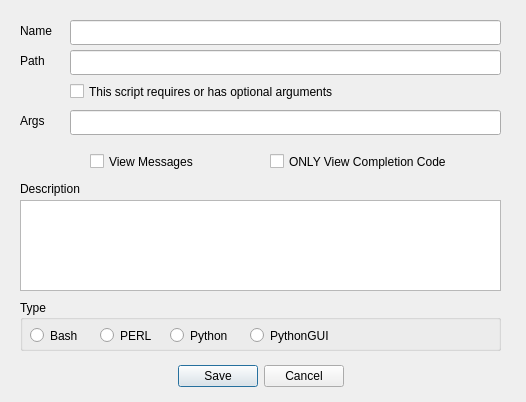
<?xml version="1.0" encoding="UTF-8"?>
<ui version="4.0">
 <class>ScriptEntry</class>
 <widget class="QDialog" name="ScriptEntry">
  <property name="geometry">
   <rect>
    <x>0</x>
    <y>0</y>
    <width>526</width>
    <height>402</height>
   </rect>
  </property>
  <property name="windowTitle">
   <string>Script Entry</string>
  </property>
  <widget class="QDialogButtonBox" name="buttonBox">
   <property name="geometry">
    <rect>
     <x>0</x>
     <y>360</y>
     <width>521</width>
     <height>32</height>
    </rect>
   </property>
   <property name="orientation">
    <enum>Qt::Horizontal</enum>
   </property>
   <property name="standardButtons">
    <set>QDialogButtonBox::Cancel|QDialogButtonBox::Save</set>
   </property>
   <property name="centerButtons">
    <bool>true</bool>
   </property>
  </widget>
  <widget class="QLabel" name="lbl_Name">
   <property name="geometry">
    <rect>
     <x>20</x>
     <y>20</y>
     <width>51</width>
     <height>21</height>
    </rect>
   </property>
   <property name="text">
    <string>Name</string>
   </property>
  </widget>
  <widget class="QLabel" name="lbl_Path">
   <property name="geometry">
    <rect>
     <x>20</x>
     <y>50</y>
     <width>51</width>
     <height>21</height>
    </rect>
   </property>
   <property name="text">
    <string>Path</string>
   </property>
  </widget>
  <widget class="QLabel" name="lbl_Desc">
   <property name="geometry">
    <rect>
     <x>20</x>
     <y>180</y>
     <width>121</width>
     <height>17</height>
    </rect>
   </property>
   <property name="text">
    <string>Description</string>
   </property>
  </widget>
  <widget class="QLineEdit" name="txt_Name">
   <property name="geometry">
    <rect>
     <x>70</x>
     <y>20</y>
     <width>431</width>
     <height>25</height>
    </rect>
   </property>
  </widget>
  <widget class="QLineEdit" name="txt_Path">
   <property name="geometry">
    <rect>
     <x>70</x>
     <y>50</y>
     <width>431</width>
     <height>25</height>
    </rect>
   </property>
  </widget>
  <widget class="QTextEdit" name="txt_Desc">
   <property name="geometry">
    <rect>
     <x>20</x>
     <y>200</y>
     <width>481</width>
     <height>91</height>
    </rect>
   </property>
  </widget>
  <widget class="QGroupBox" name="box_Type">
   <property name="geometry">
    <rect>
     <x>20</x>
     <y>300</y>
     <width>481</width>
     <height>51</height>
    </rect>
   </property>
   <property name="title">
    <string>Type</string>
   </property>
   <widget class="QRadioButton" name="btn_typeBash">
    <property name="geometry">
     <rect>
      <x>10</x>
      <y>20</y>
      <width>61</width>
      <height>31</height>
     </rect>
    </property>
    <property name="text">
     <string>Bash</string>
    </property>
   </widget>
   <widget class="QRadioButton" name="btn_typePerl">
    <property name="geometry">
     <rect>
      <x>80</x>
      <y>20</y>
      <width>61</width>
      <height>31</height>
     </rect>
    </property>
    <property name="text">
     <string>PERL</string>
    </property>
   </widget>
   <widget class="QRadioButton" name="btn_typePython">
    <property name="geometry">
     <rect>
      <x>150</x>
      <y>20</y>
      <width>81</width>
      <height>31</height>
     </rect>
    </property>
    <property name="text">
     <string>Python</string>
    </property>
   </widget>
   <widget class="QRadioButton" name="btn_typePythonGUI">
    <property name="geometry">
     <rect>
      <x>230</x>
      <y>20</y>
      <width>106</width>
      <height>31</height>
     </rect>
    </property>
    <property name="text">
     <string>PythonGUI</string>
    </property>
   </widget>
  </widget>
  <widget class="QLabel" name="lbl_Parms">
   <property name="geometry">
    <rect>
     <x>20</x>
     <y>110</y>
     <width>51</width>
     <height>21</height>
    </rect>
   </property>
   <property name="text">
    <string>Args</string>
   </property>
  </widget>
  <widget class="QLineEdit" name="txt_Args">
   <property name="geometry">
    <rect>
     <x>70</x>
     <y>110</y>
     <width>431</width>
     <height>25</height>
    </rect>
   </property>
  </widget>
  <widget class="QCheckBox" name="cbx_Args">
   <property name="geometry">
    <rect>
     <x>70</x>
     <y>80</y>
     <width>431</width>
     <height>23</height>
    </rect>
   </property>
   <property name="text">
    <string>This script requires or has optional arguments</string>
   </property>
  </widget>
  <widget class="QCheckBox" name="cbx_ViewMsgs">
   <property name="geometry">
    <rect>
     <x>90</x>
     <y>150</y>
     <width>131</width>
     <height>23</height>
    </rect>
   </property>
   <property name="text">
    <string>View Messages </string>
   </property>
  </widget>
  <widget class="QCheckBox" name="cbx_ViewCode">
   <property name="geometry">
    <rect>
     <x>270</x>
     <y>150</y>
     <width>211</width>
     <height>23</height>
    </rect>
   </property>
   <property name="text">
    <string>ONLY View Completion Code</string>
   </property>
  </widget>
 </widget>
 <resources/>
 <connections>
  <connection>
   <sender>buttonBox</sender>
   <signal>accepted()</signal>
   <receiver>ScriptEntry</receiver>
   <slot>accept()</slot>
   <hints>
    <hint type="sourcelabel">
     <x>248</x>
     <y>254</y>
    </hint>
    <hint type="destinationlabel">
     <x>157</x>
     <y>274</y>
    </hint>
   </hints>
  </connection>
  <connection>
   <sender>buttonBox</sender>
   <signal>rejected()</signal>
   <receiver>ScriptEntry</receiver>
   <slot>reject()</slot>
   <hints>
    <hint type="sourcelabel">
     <x>316</x>
     <y>260</y>
    </hint>
    <hint type="destinationlabel">
     <x>286</x>
     <y>274</y>
    </hint>
   </hints>
  </connection>
 </connections>
</ui>
